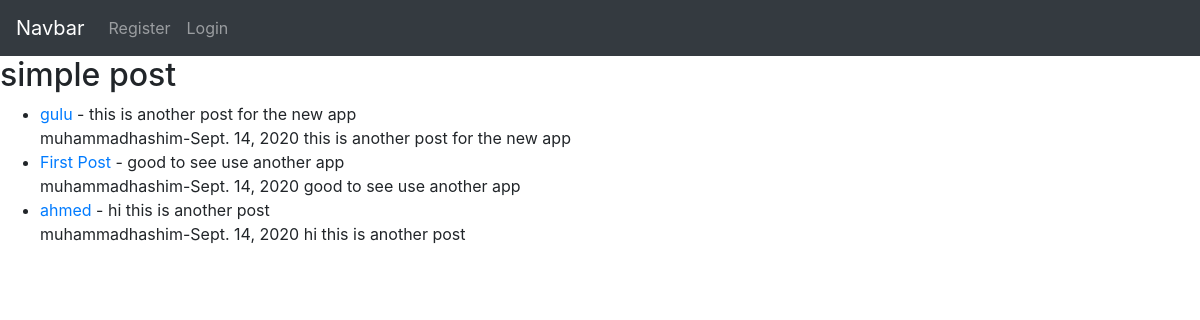
Page /post/ on the committed database.
### theblog/models.py (models this page shows, shortened)
class Post (models.Model):
	title = models.CharField(max_length=255)
	author = models.ForeignKey(User, on_delete=models.CASCADE)
	body = models.TextField()
	date_field = models.DateField(auto_now_add=True)

### theblog/views.py (the view)
# urls.py: path("post/", Postview.as_view(),name="post"),
class Postview(ListView):
	model = Post
	template_name = "post.html"
	ordering = ['-id']

### theblog/templates/post.html (shortened to what this page needs)
{% extends "base.html"  %}
{% block content %}
<h2>simple post</h2>
<ul>
{% for field in object_list %}
<li><a href="{% url 'article' field.pk %}">{{field.title}}</a> - {{field.body}}<br/>
    {{field.author}}-{{field.date_field}}
{{field.body|slice:'200'}}
</li>
{% endfor %}
</ul>
{% endblock %}

### theblog/templates/base.html (shortened to what this page needs)
<!doctype html>
<html lang="en">
  <head>
    <link rel="stylesheet" href="https://maxcdn.bootstrapcdn.com/bootstrap/4.0.0/css/bootstrap.min.css">
  </head>
    <body>
      <nav class="navbar navbar-expand-lg navbar-dark bg-dark">
  <a class="navbar-brand" href="#">Navbar</a>
  <div class="collapse navbar-collapse" id="navbarSupportedContent">
    <ul class="navbar-nav mr-auto">
      {% if user.is_authenticated %}
          <li class="nav-item active">
          <a class="nav-link" href="{% url 'post' %}">View Post</a>
          </li>
          <li class="nav-item">
          <a class="nav-link" href="{% url 'add_blog' %}">Add post</a>
          </li>
           <li class="nav-item">
          <a class="nav-link" href="{% url 'logout' %}">Logout</a>
          </li>
      {% else %}
          <li class="nav-item">
          <a class="nav-link" href="{% url 'register' %}">Register</a>
          </li>
          <li class="nav-item">
          <a class="nav-link" href="{% url 'login' %}">Login</a>
          </li>
      {% endif %}
    </ul>
  </div>
</nav>
    <div>
    {% block content %}
    {% endblock %}
  </div>
  </body>
</html>

### rows in the picture
Post: title "gulu", body "this is another post for the new app", author "muhammadhashim", date_field "Sept. 14, 2020"
Post: title "First Post", body "good to see use another app", author "muhammadhashim", date_field "Sept. 14, 2020"
Post: title "ahmed", body "hi this is another post", author "muhammadhashim", date_field "Sept. 14, 2020"
